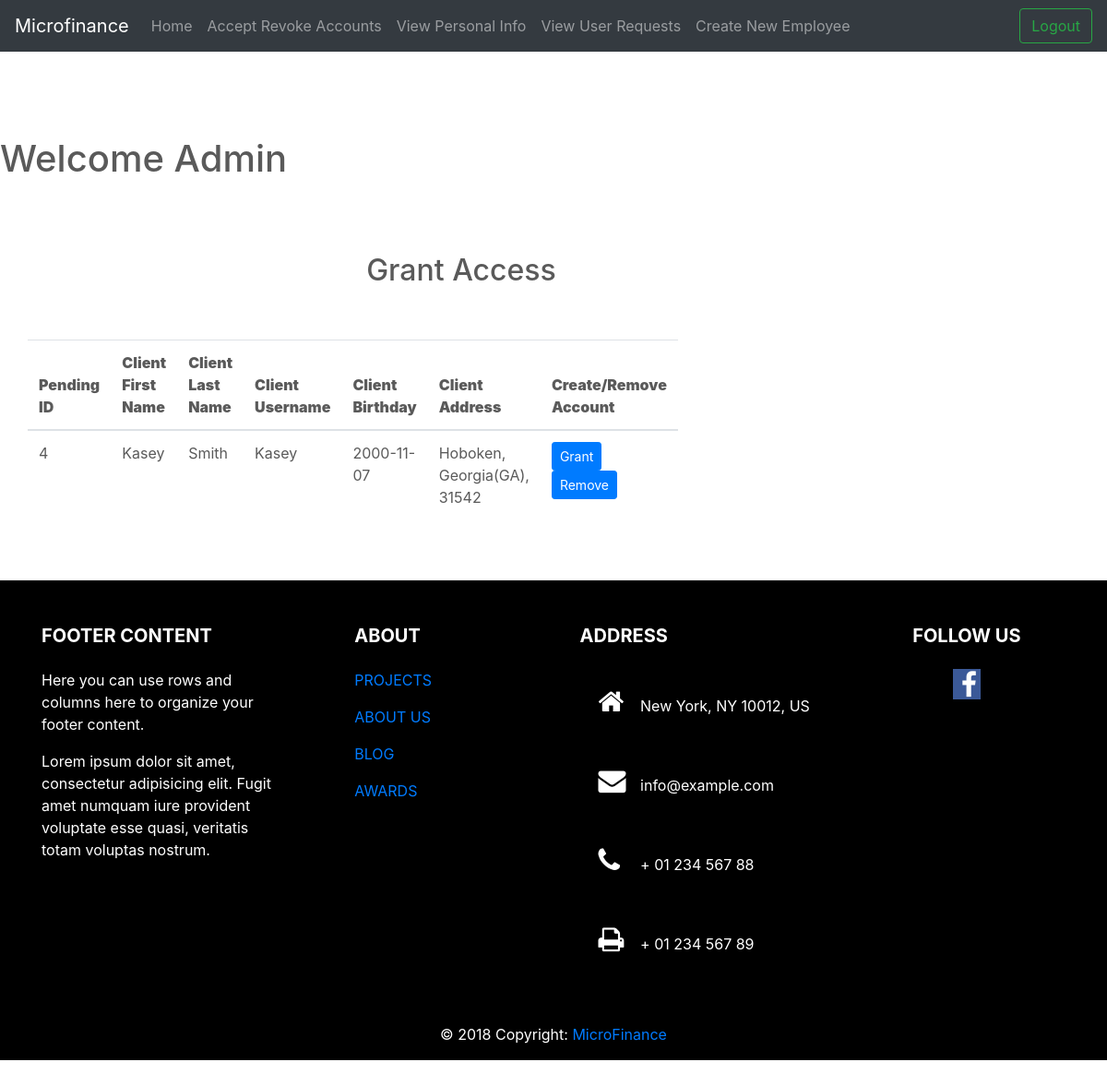
Page /Admin/araccounts.php (signed in) on the committed database.
### tables this page shows
CREATE TABLE `clients` (
  `client_id` int(10) NOT NULL,
  `rep_id` int(10) DEFAULT NULL,
  `birthday` date DEFAULT NULL,
  `acc_no` int(15) DEFAULT NULL,
  `old_id` int(10) DEFAULT NULL,
  `username` varchar(15) DEFAULT NULL,
  `first_name` varchar(15) DEFAULT NULL,
  `last_name` varchar(15) DEFAULT NULL,
  `email` varchar(30) DEFAULT NULL,
  `tele_phone` int(10) DEFAULT NULL,
  `address` text,
  `gender` enum('Male','Female') DEFAULT NULL,
  `nic` varchar(11) DEFAULT NULL,
  `photo` longblob,
  `branch` varchar(20) NOT NULL,
  `marital_status` enum('Single','Married') DEFAULT NULL,
  `status` enum('pending','created','revoked') DEFAULT NULL
);

### Admin/araccounts.php (the view, shortened to what this page needs)
<!doctype html>
<html lang="en">
<head>
    <link rel="stylesheet" href="https://cdnjs.cloudflare.com/ajax/libs/font-awesome/4.7.0/css/font-awesome.min.css">
<link href="../css/custom.css" rel="stylesheet">
    <link href="../../dist/css/bootstrap.min.css" rel="stylesheet">
    <link rel="stylesheet" href="https://stackpath.bootstrapcdn.com/bootstrap/4.1.3/css/bootstrap.min.css"
>
    <link href="carousel.css" rel="stylesheet">
</head>
<body>
<header>
    <nav class="navbar navbar-expand-md navbar-dark fixed-top bg-dark">
        <a class="navbar-brand" href="#">Microfinance</a>
        <div class="collapse navbar-collapse" id="navbarCollapse">
            <ul class="navbar-nav mr-auto">
                <li class="nav-item">
                    <a class="nav-link" href="adminhome.php">Home</a>
                </li>
                <li class="nav-item">
                    <a class="nav-link" href="araccounts.php">Accept Revoke Accounts</a>
                </li>
                <li class="nav-item">
                    <a class="nav-link" href="viewdetails.php">View Personal Info</a>
                </li>
                <li class="nav-item">
                    <a class="nav-link" href="viewUserRequest.php">View User Requests</a>
                </li>
                <li class="nav-item">
                    <a class="nav-link" href="newemployee.php">Create New Employee</a>
                </li>
            </ul>
            <form class="form-inline mt-2 mt-md-0" action="../login/logout.php">
                <button class="btn btn-outline-success my-2 my-sm-0" type="submit">Logout</button>
            </form>
        </div>
    </nav>
</header>
<main role="main">
    <h1>Welcome Admin</h1>
    <div id="content" class="col-lg-10 col-sm-10">
        <div class="container">
            <div class="py-5 text-center" style="margin-top: 30px;">
                <h2>Grant Access</h2>
            </div>
            <div class="row">
                <div class="col-md-8 order-md-1">
                    <?php
                    $dataconnect = new DbConnect();
                    $link = $dataconnect->connect();
                    $query = "SELECT * FROM clients where status = 'pending'";
                    $result = mysqli_query($link, $query);
                    echo "<table class='table'>
                          <thead>
                          <tr>
                              <th><b>Pending ID</b></th>
                              <th><b>Client First Name</b></th>
                              <th><b>Client Last Name</b></th>
                              <th><b>Client Username</b></th>
                              <th><b>Client Birthday</b></th>
                              <th><b>Client Address</b></th>
                              <th><b>Create/Remove Account</b></th>
                          </tr>
                          </thead>
                          <tbody>";
                    while ($row = mysqli_fetch_array($result)) {
                        echo "<tr>";
                        echo "<td>" . $row['client_id'] . "</td>";
                        echo "<td>" . $row['first_name'] . "</td>";
                        echo "<td>" . $row['last_name'] . "</td>";
                        echo "<td>" . $row['username'] . "</td>";
                        echo "<td>" . $row['birthday'] . "</td>";
                        echo "<td>" . $row['address'] . "</td>";
                        echo "<td><form action='../dbOperations/addUser.php' method='post'><input type='hidden' name='client_id' value='", $row['client_id'], "'><input class='btn btn-primary btn-sm' type='submit' name='submit' value='Grant'></form>
                              <form action='../dbOperations/RemoveRequest.php' method='post'><input type='hidden' name='client_id' value='", $row['client_id'], "'><input class='btn btn-primary btn-sm' type='submit' name='submit' value='Remove'></form></td>";
                    }
                    echo "</tbody></table>";
                    ?>
                </div>
            </div>
        </div>
        <div style="height:50px">
</div>
</main>
<footer class="page-footer font-small mdb-color lighten-3 pt-4">
<div class="container text-center text-md-left">
  <div class="row">
    <div class="col-md-4 col-lg-3 mr-auto my-md-4 my-0 mt-4 mb-1">
      <h5 class="font-weight-bold text-uppercase mb-4">Footer Content</h5>
      <p>Here you can use rows and columns here to organize your footer content.</p>
      <p>Lorem ipsum dolor sit amet, consectetur adipisicing elit. Fugit amet numquam iure provident voluptate esse
        quasi, veritatis totam voluptas nostrum.</p>
    </div>
    <div class="col-md-2 col-lg-2 mx-auto my-md-4 my-0 mt-4 mb-1">
      <h5 class="font-weight-bold text-uppercase mb-4">About</h5>
      <ul class="list-unstyled">
        <li>
          <p>
            <a href="#!">PROJECTS</a>
          </p>
        </li>
        <li>
          <p>
            <a href="#!">ABOUT US</a>
          </p>
        </li>
        <li>
          <p>
            <a href="#!">BLOG</a>
          </p>
        </li>
        <li>
          <p>
            <a href="#!">AWARDS</a>
          </p>
        </li>
      </ul>
    </div>
    <div class="col-md-4 col-lg-3 mx-auto my-md-4 my-0 mt-4 mb-1">
      <h5 class="font-weight-bold text-uppercase mb-4">Address</h5>
      <ul class="list-unstyled">
        <li>
          <p>
            <i class="fa fa-home mr-3"></i> New York, NY 10012, US</p>
        </li>
        <li>
          <p>
            <i class="fa fa-envelope mr-3"></i> info@example.com</p>
        </li>
        <li>
          <p>
            <i class="fa fa-phone mr-3"></i> + 01 234 567 88</p>
        </li>
        <li>
          <p>
            <i class="fa fa-print mr-3"></i> + 01 234 567 89</p>
        </li>
      </ul>
    </div>
    <div class="col-md-2 col-lg-2 text-center mx-auto my-4">
      <h5 class="font-weight-bold text-uppercase mb-4">Follow Us</h5>
      <a type="button" class="btn-floating btn-fb">
        <i class="fa fa-facebook"></i>
      </a>
    </div>
  </div>
</div>
<div class="footer-copyright text-center py-3">© 2018 Copyright:
  <a href=""> MicroFinance</a>
</div>
</footer>
</body>
</html>

### css/custom.css (style rules this page uses)
.fa { padding: 20px; font-size: 30px; width: 45px; text-decoration: none; }
.fa-facebook { background: #3B5998; color: #FFFFFF; padding: 0.05em 0.3em; background: #3B5998; color: white; width: 30px; }
footer { background: black; color: white; }

### css/carousel.css (style rules this page uses)
body { padding-top: 3rem; padding-bottom: 3rem; color: #5a5a5a; }

### rows in the picture
clients: client_id "4", first_name "Kasey", last_name "Smith", username "Kasey", birthday "2000-11-07", address "Hoboken, Georgia(GA), 31542"
